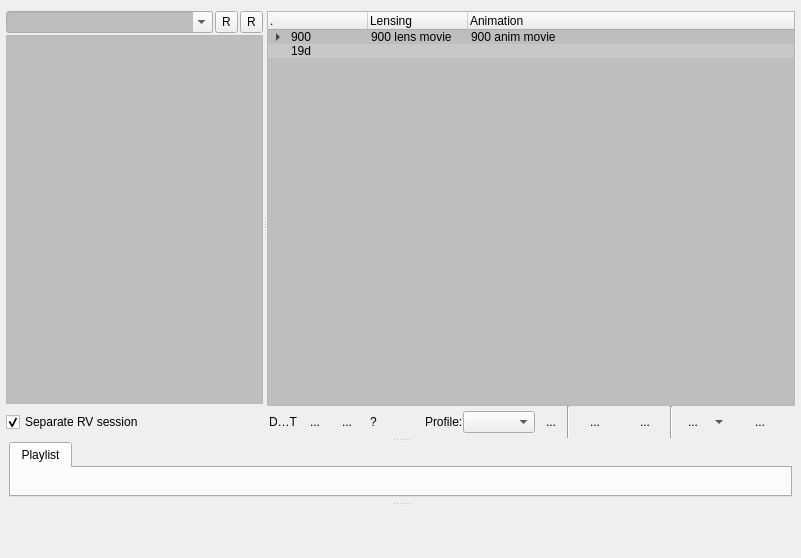
<?xml version="1.0" encoding="UTF-8"?>
<ui version="4.0">
 <class>Form</class>
 <widget class="QWidget" name="Form">
  <property name="geometry">
   <rect>
    <x>0</x>
    <y>0</y>
    <width>801</width>
    <height>558</height>
   </rect>
  </property>
  <property name="minimumSize">
   <size>
    <width>800</width>
    <height>0</height>
   </size>
  </property>
  <property name="windowTitle">
   <string>Form</string>
  </property>
  <layout class="QGridLayout" name="gridLayout">
   <property name="leftMargin">
    <number>0</number>
   </property>
   <property name="rightMargin">
    <number>0</number>
   </property>
   <property name="bottomMargin">
    <number>0</number>
   </property>
   <item row="0" column="0">
    <widget class="QSplitter" name="splitter_3">
     <property name="orientation">
      <enum>Qt::Vertical</enum>
     </property>
     <widget class="QSplitter" name="splitter_2">
      <property name="orientation">
       <enum>Qt::Vertical</enum>
      </property>
      <widget class="QWidget" name="widget" native="true">
       <layout class="QGridLayout" name="gridLayout_2">
        <property name="leftMargin">
         <number>6</number>
        </property>
        <property name="topMargin">
         <number>0</number>
        </property>
        <property name="rightMargin">
         <number>6</number>
        </property>
        <property name="bottomMargin">
         <number>0</number>
        </property>
        <item row="0" column="0">
         <widget class="QSplitter" name="splitter">
          <property name="orientation">
           <enum>Qt::Horizontal</enum>
          </property>
          <widget class="QWidget" name="widget_4" native="true">
           <layout class="QVBoxLayout" name="verticalLayout_5">
            <property name="spacing">
             <number>2</number>
            </property>
            <property name="margin">
             <number>0</number>
            </property>
            <item>
             <layout class="QHBoxLayout" name="horizontalLayout">
              <property name="spacing">
               <number>2</number>
              </property>
              <item>
               <widget class="QComboBox" name="comboBox_scene_input">
                <property name="minimumSize">
                 <size>
                  <width>100</width>
                  <height>0</height>
                 </size>
                </property>
                <property name="palette">
                 <palette>
                  <active>
                   <colorrole role="Base">
                    <brush brushstyle="SolidPattern">
                     <color alpha="255">
                      <red>190</red>
                      <green>190</green>
                      <blue>190</blue>
                     </color>
                    </brush>
                   </colorrole>
                   <colorrole role="AlternateBase">
                    <brush brushstyle="SolidPattern">
                     <color alpha="255">
                      <red>200</red>
                      <green>200</green>
                      <blue>200</blue>
                     </color>
                    </brush>
                   </colorrole>
                  </active>
                  <inactive>
                   <colorrole role="Base">
                    <brush brushstyle="SolidPattern">
                     <color alpha="255">
                      <red>190</red>
                      <green>190</green>
                      <blue>190</blue>
                     </color>
                    </brush>
                   </colorrole>
                   <colorrole role="AlternateBase">
                    <brush brushstyle="SolidPattern">
                     <color alpha="255">
                      <red>200</red>
                      <green>200</green>
                      <blue>200</blue>
                     </color>
                    </brush>
                   </colorrole>
                  </inactive>
                  <disabled>
                   <colorrole role="Base">
                    <brush brushstyle="SolidPattern">
                     <color alpha="255">
                      <red>255</red>
                      <green>255</green>
                      <blue>255</blue>
                     </color>
                    </brush>
                   </colorrole>
                   <colorrole role="AlternateBase">
                    <brush brushstyle="SolidPattern">
                     <color alpha="255">
                      <red>200</red>
                      <green>200</green>
                      <blue>200</blue>
                     </color>
                    </brush>
                   </colorrole>
                  </disabled>
                 </palette>
                </property>
                <property name="toolTip">
                 <string>input scene name, press ENTER to load it</string>
                </property>
                <property name="editable">
                 <bool>true</bool>
                </property>
               </widget>
              </item>
              <item>
               <widget class="QToolButton" name="clear_selected_scene_button">
                <property name="minimumSize">
                 <size>
                  <width>0</width>
                  <height>0</height>
                 </size>
                </property>
                <property name="maximumSize">
                 <size>
                  <width>16777215</width>
                  <height>22</height>
                 </size>
                </property>
                <property name="toolTip">
                 <string>clear selection</string>
                </property>
                <property name="text">
                 <string>R</string>
                </property>
                <property name="iconSize">
                 <size>
                  <width>20</width>
                  <height>20</height>
                 </size>
                </property>
                <property name="autoRaise">
                 <bool>false</bool>
                </property>
               </widget>
              </item>
              <item>
               <widget class="QToolButton" name="refresh_button">
                <property name="maximumSize">
                 <size>
                  <width>16777215</width>
                  <height>22</height>
                 </size>
                </property>
                <property name="toolTip">
                 <string>refresh the tool and clear cached data</string>
                </property>
                <property name="text">
                 <string>R</string>
                </property>
                <property name="iconSize">
                 <size>
                  <width>20</width>
                  <height>20</height>
                 </size>
                </property>
                <property name="autoRaise">
                 <bool>false</bool>
                </property>
               </widget>
              </item>
             </layout>
            </item>
            <item>
             <widget class="QTreeWidget" name="tree_scene">
              <property name="sizePolicy">
               <sizepolicy hsizetype="Preferred" vsizetype="Expanding">
                <horstretch>1</horstretch>
                <verstretch>0</verstretch>
               </sizepolicy>
              </property>
              <property name="maximumSize">
               <size>
                <width>16777215</width>
                <height>16777215</height>
               </size>
              </property>
              <property name="baseSize">
               <size>
                <width>0</width>
                <height>0</height>
               </size>
              </property>
              <property name="palette">
               <palette>
                <active>
                 <colorrole role="Base">
                  <brush brushstyle="SolidPattern">
                   <color alpha="255">
                    <red>190</red>
                    <green>190</green>
                    <blue>190</blue>
                   </color>
                  </brush>
                 </colorrole>
                 <colorrole role="AlternateBase">
                  <brush brushstyle="SolidPattern">
                   <color alpha="255">
                    <red>200</red>
                    <green>200</green>
                    <blue>200</blue>
                   </color>
                  </brush>
                 </colorrole>
                </active>
                <inactive>
                 <colorrole role="Base">
                  <brush brushstyle="SolidPattern">
                   <color alpha="255">
                    <red>190</red>
                    <green>190</green>
                    <blue>190</blue>
                   </color>
                  </brush>
                 </colorrole>
                 <colorrole role="AlternateBase">
                  <brush brushstyle="SolidPattern">
                   <color alpha="255">
                    <red>200</red>
                    <green>200</green>
                    <blue>200</blue>
                   </color>
                  </brush>
                 </colorrole>
                </inactive>
                <disabled>
                 <colorrole role="Base">
                  <brush brushstyle="SolidPattern">
                   <color alpha="255">
                    <red>255</red>
                    <green>255</green>
                    <blue>255</blue>
                   </color>
                  </brush>
                 </colorrole>
                 <colorrole role="AlternateBase">
                  <brush brushstyle="SolidPattern">
                   <color alpha="255">
                    <red>200</red>
                    <green>200</green>
                    <blue>200</blue>
                   </color>
                  </brush>
                 </colorrole>
                </disabled>
               </palette>
              </property>
              <property name="toolTip">
               <string/>
              </property>
              <property name="selectionMode">
               <enum>QAbstractItemView::MultiSelection</enum>
              </property>
              <property name="headerHidden">
               <bool>true</bool>
              </property>
              <column>
               <property name="text">
                <string>Scene</string>
               </property>
              </column>
             </widget>
            </item>
            <item>
             <widget class="QCheckBox" name="checkBox_rv_singleton">
              <property name="minimumSize">
               <size>
                <width>0</width>
                <height>32</height>
               </size>
              </property>
              <property name="toolTip">
               <string>Choose to open movies(or frames) in different rv or the current rv</string>
              </property>
              <property name="text">
               <string>Separate RV session</string>
              </property>
              <property name="checked">
               <bool>true</bool>
              </property>
              <property name="tristate">
               <bool>false</bool>
              </property>
             </widget>
            </item>
           </layout>
          </widget>
          <widget class="QWidget" name="">
           <layout class="QVBoxLayout" name="verticalLayout">
            <property name="spacing">
             <number>0</number>
            </property>
            <property name="margin">
             <number>0</number>
            </property>
            <item>
             <widget class="QTreeWidget" name="tree">
              <property name="sizePolicy">
               <sizepolicy hsizetype="Expanding" vsizetype="Expanding">
                <horstretch>5</horstretch>
                <verstretch>0</verstretch>
               </sizepolicy>
              </property>
              <property name="minimumSize">
               <size>
                <width>300</width>
                <height>0</height>
               </size>
              </property>
              <property name="palette">
               <palette>
                <active>
                 <colorrole role="Base">
                  <brush brushstyle="SolidPattern">
                   <color alpha="255">
                    <red>190</red>
                    <green>190</green>
                    <blue>190</blue>
                   </color>
                  </brush>
                 </colorrole>
                 <colorrole role="AlternateBase">
                  <brush brushstyle="SolidPattern">
                   <color alpha="255">
                    <red>200</red>
                    <green>200</green>
                    <blue>200</blue>
                   </color>
                  </brush>
                 </colorrole>
                </active>
                <inactive>
                 <colorrole role="Base">
                  <brush brushstyle="SolidPattern">
                   <color alpha="255">
                    <red>190</red>
                    <green>190</green>
                    <blue>190</blue>
                   </color>
                  </brush>
                 </colorrole>
                 <colorrole role="AlternateBase">
                  <brush brushstyle="SolidPattern">
                   <color alpha="255">
                    <red>200</red>
                    <green>200</green>
                    <blue>200</blue>
                   </color>
                  </brush>
                 </colorrole>
                </inactive>
                <disabled>
                 <colorrole role="Base">
                  <brush brushstyle="SolidPattern">
                   <color alpha="255">
                    <red>255</red>
                    <green>255</green>
                    <blue>255</blue>
                   </color>
                  </brush>
                 </colorrole>
                 <colorrole role="AlternateBase">
                  <brush brushstyle="SolidPattern">
                   <color alpha="255">
                    <red>200</red>
                    <green>200</green>
                    <blue>200</blue>
                   </color>
                  </brush>
                 </colorrole>
                </disabled>
               </palette>
              </property>
              <property name="alternatingRowColors">
               <bool>true</bool>
              </property>
              <property name="selectionMode">
               <enum>QAbstractItemView::ExtendedSelection</enum>
              </property>
              <property name="selectionBehavior">
               <enum>QAbstractItemView::SelectItems</enum>
              </property>
              <column>
               <property name="text">
                <string>.</string>
               </property>
              </column>
              <column>
               <property name="text">
                <string>Lensing</string>
               </property>
              </column>
              <column>
               <property name="text">
                <string>Animation</string>
               </property>
              </column>
              <item>
               <property name="text">
                <string>900</string>
               </property>
               <property name="text">
                <string>900 lens movie</string>
               </property>
               <property name="text">
                <string>900 anim movie</string>
               </property>
               <item>
                <property name="text">
                 <string>900_001</string>
                </property>
                <property name="text">
                 <string>900_001 lens movie</string>
                </property>
                <property name="text">
                 <string>900_001 anim movie</string>
                </property>
               </item>
              </item>
              <item>
               <property name="text">
                <string>19d</string>
               </property>
               <property name="text">
                <string/>
               </property>
               <property name="text">
                <string/>
               </property>
              </item>
             </widget>
            </item>
            <item>
             <layout class="QHBoxLayout" name="horizontalLayout_3">
              <item>
               <widget class="QToolButton" name="toolButton_dept_filter">
                <property name="minimumSize">
                 <size>
                  <width>32</width>
                  <height>32</height>
                 </size>
                </property>
                <property name="maximumSize">
                 <size>
                  <width>32</width>
                  <height>32</height>
                 </size>
                </property>
                <property name="toolTip">
                 <string>Open the department play priority and filter dialog</string>
                </property>
                <property name="text">
                 <string>DEPT</string>
                </property>
                <property name="iconSize">
                 <size>
                  <width>20</width>
                  <height>20</height>
                 </size>
                </property>
                <property name="autoRaise">
                 <bool>true</bool>
                </property>
               </widget>
              </item>
              <item>
               <widget class="QToolButton" name="shot_status_button">
                <property name="minimumSize">
                 <size>
                  <width>32</width>
                  <height>32</height>
                 </size>
                </property>
                <property name="maximumSize">
                 <size>
                  <width>32</width>
                  <height>32</height>
                 </size>
                </property>
                <property name="toolTip">
                 <string>Edit shot status options</string>
                </property>
                <property name="text">
                 <string>...</string>
                </property>
                <property name="iconSize">
                 <size>
                  <width>24</width>
                  <height>24</height>
                 </size>
                </property>
                <property name="autoRaise">
                 <bool>true</bool>
                </property>
               </widget>
              </item>
              <item>
               <widget class="QToolButton" name="status_filter_button">
                <property name="minimumSize">
                 <size>
                  <width>32</width>
                  <height>32</height>
                 </size>
                </property>
                <property name="maximumSize">
                 <size>
                  <width>32</width>
                  <height>32</height>
                 </size>
                </property>
                <property name="toolTip">
                 <string>Edit Status Filters</string>
                </property>
                <property name="text">
                 <string>...</string>
                </property>
                <property name="iconSize">
                 <size>
                  <width>24</width>
                  <height>24</height>
                 </size>
                </property>
                <property name="popupMode">
                 <enum>QToolButton::InstantPopup</enum>
                </property>
                <property name="autoRaise">
                 <bool>true</bool>
                </property>
               </widget>
              </item>
              <item>
               <widget class="QToolButton" name="help_button">
                <property name="text">
                 <string>?</string>
                </property>
                <property name="autoRaise">
                 <bool>true</bool>
                </property>
               </widget>
              </item>
              <item>
               <spacer name="horizontalSpacer">
                <property name="orientation">
                 <enum>Qt::Horizontal</enum>
                </property>
                <property name="sizeHint" stdset="0">
                 <size>
                  <width>40</width>
                  <height>20</height>
                 </size>
                </property>
               </spacer>
              </item>
              <item>
               <widget class="QLabel" name="label">
                <property name="text">
                 <string>Profile:</string>
                </property>
               </widget>
              </item>
              <item>
               <widget class="QComboBox" name="profile_combobox"/>
              </item>
              <item>
               <widget class="QToolButton" name="play_option_button">
                <property name="minimumSize">
                 <size>
                  <width>32</width>
                  <height>32</height>
                 </size>
                </property>
                <property name="maximumSize">
                 <size>
                  <width>32</width>
                  <height>32</height>
                 </size>
                </property>
                <property name="toolTip">
                 <string>Tool config options</string>
                </property>
                <property name="text">
                 <string>...</string>
                </property>
                <property name="iconSize">
                 <size>
                  <width>24</width>
                  <height>24</height>
                 </size>
                </property>
                <property name="popupMode">
                 <enum>QToolButton::InstantPopup</enum>
                </property>
                <property name="autoRaise">
                 <bool>true</bool>
                </property>
               </widget>
              </item>
              <item>
               <widget class="Line" name="line_2">
                <property name="orientation">
                 <enum>Qt::Vertical</enum>
                </property>
               </widget>
              </item>
              <item>
               <widget class="QToolButton" name="button_check_select">
                <property name="minimumSize">
                 <size>
                  <width>50</width>
                  <height>32</height>
                 </size>
                </property>
                <property name="maximumSize">
                 <size>
                  <width>50</width>
                  <height>32</height>
                 </size>
                </property>
                <property name="toolTip">
                 <string>Add selected clips to playlist.</string>
                </property>
                <property name="text">
                 <string>...</string>
                </property>
                <property name="iconSize">
                 <size>
                  <width>22</width>
                  <height>22</height>
                 </size>
                </property>
                <property name="autoRaise">
                 <bool>true</bool>
                </property>
               </widget>
              </item>
              <item>
               <widget class="QToolButton" name="button_clear_check">
                <property name="minimumSize">
                 <size>
                  <width>50</width>
                  <height>32</height>
                 </size>
                </property>
                <property name="maximumSize">
                 <size>
                  <width>40</width>
                  <height>32</height>
                 </size>
                </property>
                <property name="toolTip">
                 <string>Remove selected clips from playlist.</string>
                </property>
                <property name="text">
                 <string>...</string>
                </property>
                <property name="iconSize">
                 <size>
                  <width>22</width>
                  <height>22</height>
                 </size>
                </property>
                <property name="autoRaise">
                 <bool>true</bool>
                </property>
               </widget>
              </item>
              <item>
               <widget class="Line" name="line">
                <property name="frameShadow">
                 <enum>QFrame::Sunken</enum>
                </property>
                <property name="orientation">
                 <enum>Qt::Vertical</enum>
                </property>
               </widget>
              </item>
              <item>
               <widget class="QToolButton" name="compare_button">
                <property name="minimumSize">
                 <size>
                  <width>52</width>
                  <height>32</height>
                 </size>
                </property>
                <property name="toolTip">
                 <string>play the clips in comparison mode</string>
                </property>
                <property name="text">
                 <string>...</string>
                </property>
                <property name="iconSize">
                 <size>
                  <width>24</width>
                  <height>24</height>
                 </size>
                </property>
                <property name="popupMode">
                 <enum>QToolButton::MenuButtonPopup</enum>
                </property>
                <property name="autoRaise">
                 <bool>true</bool>
                </property>
               </widget>
              </item>
              <item>
               <widget class="QToolButton" name="play_button">
                <property name="minimumSize">
                 <size>
                  <width>70</width>
                  <height>32</height>
                 </size>
                </property>
                <property name="toolTip">
                 <string>play the movies in a sequence</string>
                </property>
                <property name="text">
                 <string>...</string>
                </property>
                <property name="iconSize">
                 <size>
                  <width>28</width>
                  <height>28</height>
                 </size>
                </property>
                <property name="autoRaise">
                 <bool>true</bool>
                </property>
               </widget>
              </item>
             </layout>
            </item>
           </layout>
          </widget>
         </widget>
        </item>
       </layout>
      </widget>
      <widget class="QWidget" name="widget_2" native="true">
       <layout class="QVBoxLayout" name="verticalLayout_2">
        <property name="spacing">
         <number>-1</number>
        </property>
        <property name="leftMargin">
         <number>9</number>
        </property>
        <property name="topMargin">
         <number>0</number>
        </property>
        <property name="rightMargin">
         <number>9</number>
        </property>
        <property name="bottomMargin">
         <number>5</number>
        </property>
        <item>
         <widget class="QTabWidget" name="playlist_tab_panel">
          <property name="toolTip">
           <string>Click 'new' to create new tab</string>
          </property>
          <property name="currentIndex">
           <number>0</number>
          </property>
          <widget class="QWidget" name="tab">
           <attribute name="title">
            <string>Playlist</string>
           </attribute>
          </widget>
         </widget>
        </item>
       </layout>
      </widget>
     </widget>
     <widget class="LoggerPanel" name="logger" native="true"/>
    </widget>
   </item>
  </layout>
  <zorder>line_2</zorder>
  <zorder>play_option_button</zorder>
  <zorder>help_button</zorder>
  <zorder>label</zorder>
  <zorder>shot_status_button</zorder>
  <zorder>line_3</zorder>
  <zorder>status_filter_button</zorder>
  <zorder>profile_combobox</zorder>
  <zorder>toolButton_dept_filter</zorder>
  <zorder>help_button</zorder>
  <zorder>play_option_button</zorder>
  <zorder>label</zorder>
  <zorder>shot_status_button</zorder>
  <zorder>status_filter_button</zorder>
  <zorder>line_3</zorder>
  <zorder>toolButton_dept_filter</zorder>
  <zorder>profile_combobox</zorder>
  <zorder>splitter_3</zorder>
 </widget>
 <customwidgets>
  <customwidget>
   <class>LoggerPanel</class>
   <extends>QWidget</extends>
   <header>drGadgets.gui.LoggerPanel</header>
  </customwidget>
 </customwidgets>
 <resources/>
 <connections/>
</ui>
